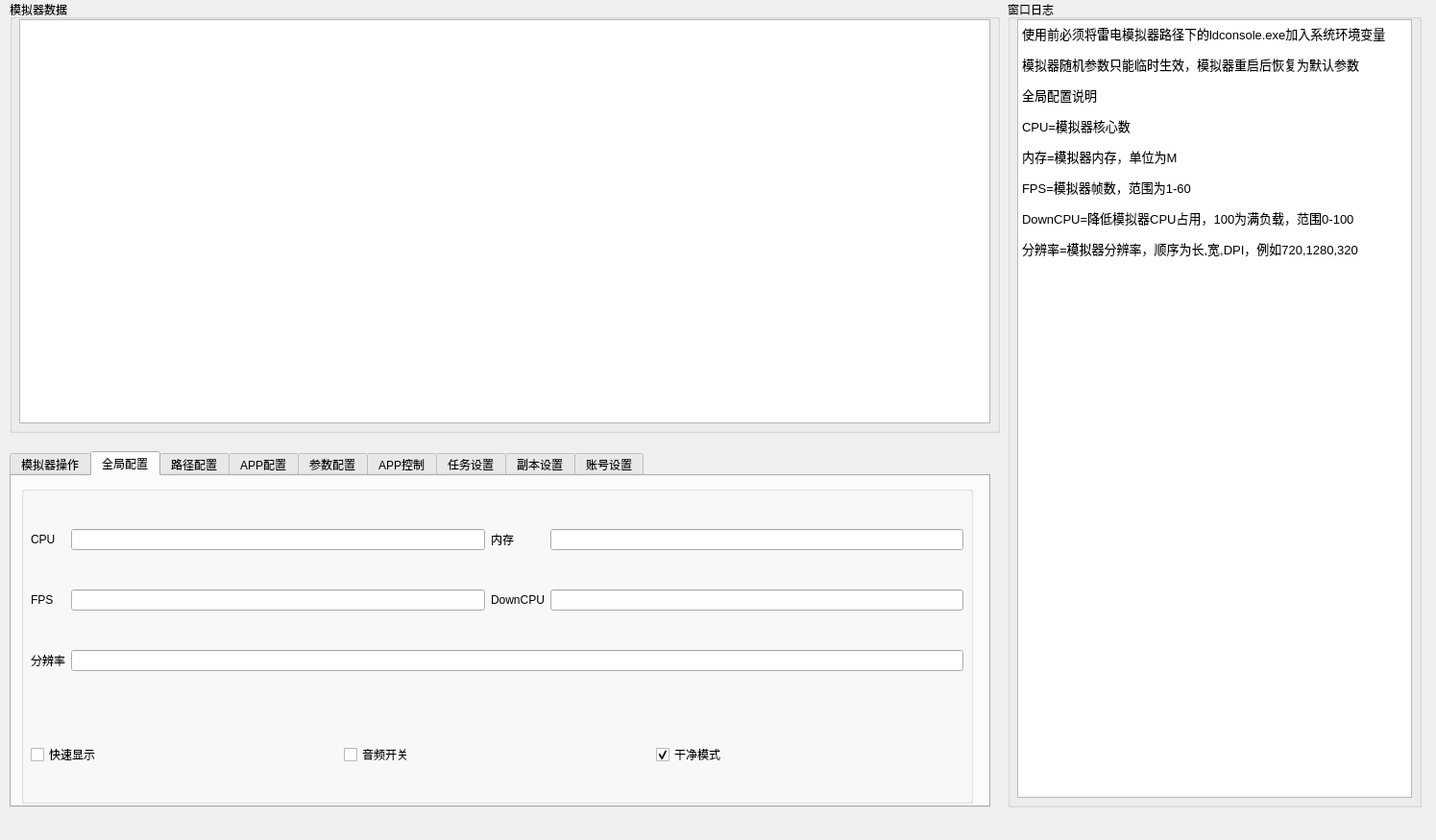
<?xml version="1.0" encoding="UTF-8"?>
<ui version="4.0">
 <class>Form</class>
 <widget class="QWidget" name="Form">
  <property name="enabled">
   <bool>true</bool>
  </property>
  <property name="geometry">
   <rect>
    <x>0</x>
    <y>0</y>
    <width>1495</width>
    <height>875</height>
   </rect>
  </property>
  <property name="sizePolicy">
   <sizepolicy hsizetype="MinimumExpanding" vsizetype="MinimumExpanding">
    <horstretch>200</horstretch>
    <verstretch>200</verstretch>
   </sizepolicy>
  </property>
  <property name="windowTitle">
   <string>模拟器中控-Coder</string>
  </property>
  <property name="toolTip">
   <string/>
  </property>
  <widget class="QTableWidget" name="tableWidget">
   <property name="geometry">
    <rect>
     <x>20</x>
     <y>20</y>
     <width>1011</width>
     <height>421</height>
    </rect>
   </property>
   <property name="sortingEnabled">
    <bool>false</bool>
   </property>
   <property name="wordWrap">
    <bool>false</bool>
   </property>
  </widget>
  <widget class="QTabWidget" name="tabWidget">
   <property name="enabled">
    <bool>true</bool>
   </property>
   <property name="geometry">
    <rect>
     <x>10</x>
     <y>470</y>
     <width>1021</width>
     <height>371</height>
    </rect>
   </property>
   <property name="currentIndex">
    <number>1</number>
   </property>
   <property name="usesScrollButtons">
    <bool>true</bool>
   </property>
   <widget class="QWidget" name="tab_emulatorSetting">
    <property name="sizePolicy">
     <sizepolicy hsizetype="Expanding" vsizetype="Expanding">
      <horstretch>0</horstretch>
      <verstretch>0</verstretch>
     </sizepolicy>
    </property>
    <attribute name="title">
     <string>模拟器操作</string>
    </attribute>
    <widget class="QWidget" name="gridLayoutWidget">
     <property name="geometry">
      <rect>
       <x>20</x>
       <y>20</y>
       <width>971</width>
       <height>311</height>
      </rect>
     </property>
     <layout class="QGridLayout" name="gridLayout">
      <item row="1" column="3">
       <widget class="QPushButton" name="pushButton_sendShell">
        <property name="text">
         <string>发送shell</string>
        </property>
       </widget>
      </item>
      <item row="0" column="0">
       <widget class="QPushButton" name="pushButton_startEmulator">
        <property name="text">
         <string>启动模拟器</string>
        </property>
        <property name="iconSize">
         <size>
          <width>14</width>
          <height>14</height>
         </size>
        </property>
       </widget>
      </item>
      <item row="1" column="2">
       <widget class="QPushButton" name="pushButton_reSetVmdk">
        <property name="text">
         <string>重置VMDK</string>
        </property>
       </widget>
      </item>
      <item row="0" column="4">
       <widget class="QPushButton" name="pushButton_seleteAll">
        <property name="text">
         <string>全部选择</string>
        </property>
       </widget>
      </item>
      <item row="0" column="2">
       <widget class="QPushButton" name="pushButton_stopEmulator">
        <property name="text">
         <string>关闭模拟器</string>
        </property>
       </widget>
      </item>
      <item row="0" column="1">
       <widget class="QPushButton" name="pushButton_rebootEmulator">
        <property name="text">
         <string>重启模拟器</string>
        </property>
       </widget>
      </item>
      <item row="1" column="5">
       <widget class="QPushButton" name="pushButton_executeGlobalSet">
        <property name="text">
         <string>注入全局配置</string>
        </property>
       </widget>
      </item>
      <item row="0" column="3">
       <widget class="QPushButton" name="pushButton_refreshEmulator">
        <property name="text">
         <string>刷新模拟器</string>
        </property>
       </widget>
      </item>
      <item row="0" column="5">
       <widget class="QPushButton" name="pushButton_deselectAll">
        <property name="text">
         <string>全部取消</string>
        </property>
       </widget>
      </item>
      <item row="1" column="4">
       <widget class="QPushButton" name="pushButton_saveDefaultCfg">
        <property name="text">
         <string>保存所有配置</string>
        </property>
       </widget>
      </item>
      <item row="1" column="0">
       <widget class="QPushButton" name="pushButton_sortWnd">
        <property name="text">
         <string>排列窗口</string>
        </property>
       </widget>
      </item>
      <item row="1" column="1">
       <widget class="QPushButton" name="pushButton_updateApp">
        <property name="text">
         <string>更新应用</string>
        </property>
       </widget>
      </item>
     </layout>
    </widget>
    <widget class="QGroupBox" name="groupBox_8">
     <property name="geometry">
      <rect>
       <x>10</x>
       <y>10</y>
       <width>991</width>
       <height>331</height>
      </rect>
     </property>
     <property name="title">
      <string/>
     </property>
    </widget>
    <zorder>groupBox_8</zorder>
    <zorder>gridLayoutWidget</zorder>
   </widget>
   <widget class="QWidget" name="tab">
    <attribute name="title">
     <string>全局配置</string>
    </attribute>
    <widget class="QWidget" name="layoutWidget_3">
     <property name="geometry">
      <rect>
       <x>20</x>
       <y>20</y>
       <width>971</width>
       <height>221</height>
      </rect>
     </property>
     <layout class="QGridLayout" name="gridLayout_6">
      <item row="0" column="0">
       <widget class="QLabel" name="label_CPU">
        <property name="text">
         <string>CPU</string>
        </property>
       </widget>
      </item>
      <item row="0" column="1">
       <widget class="QLineEdit" name="lineEdit_CPU">
        <property name="text">
         <string/>
        </property>
       </widget>
      </item>
      <item row="1" column="1">
       <widget class="QLineEdit" name="lineEdit_FPS">
        <property name="text">
         <string/>
        </property>
       </widget>
      </item>
      <item row="0" column="2">
       <widget class="QLabel" name="label_memory">
        <property name="text">
         <string>内存</string>
        </property>
       </widget>
      </item>
      <item row="0" column="3">
       <widget class="QLineEdit" name="lineEdit_memory">
        <property name="text">
         <string/>
        </property>
       </widget>
      </item>
      <item row="1" column="0">
       <widget class="QLabel" name="label_FPS">
        <property name="text">
         <string>FPS</string>
        </property>
       </widget>
      </item>
      <item row="2" column="0">
       <widget class="QLabel" name="label_resolution">
        <property name="text">
         <string>分辨率</string>
        </property>
       </widget>
      </item>
      <item row="1" column="3">
       <widget class="QLineEdit" name="lineEdit_DownCPU">
        <property name="text">
         <string/>
        </property>
       </widget>
      </item>
      <item row="1" column="2">
       <widget class="QLabel" name="label_DownCPU">
        <property name="text">
         <string>DownCPU</string>
        </property>
       </widget>
      </item>
      <item row="2" column="1" colspan="3">
       <widget class="QLineEdit" name="lineEdit_resolution">
        <property name="text">
         <string/>
        </property>
       </widget>
      </item>
     </layout>
    </widget>
    <widget class="QWidget" name="layoutWidget_2">
     <property name="geometry">
      <rect>
       <x>20</x>
       <y>250</y>
       <width>971</width>
       <height>81</height>
      </rect>
     </property>
     <layout class="QHBoxLayout" name="horizontalLayout">
      <item>
       <widget class="QCheckBox" name="checkBox_fastPlay">
        <property name="text">
         <string>快速显示</string>
        </property>
       </widget>
      </item>
      <item>
       <widget class="QCheckBox" name="checkBox_audio">
        <property name="text">
         <string>音频开关</string>
        </property>
       </widget>
      </item>
      <item>
       <widget class="QCheckBox" name="checkBox_cleanMode">
        <property name="text">
         <string>干净模式</string>
        </property>
        <property name="checked">
         <bool>true</bool>
        </property>
       </widget>
      </item>
     </layout>
    </widget>
    <widget class="QGroupBox" name="groupBox_6">
     <property name="geometry">
      <rect>
       <x>10</x>
       <y>10</y>
       <width>991</width>
       <height>331</height>
      </rect>
     </property>
     <property name="title">
      <string/>
     </property>
    </widget>
    <zorder>groupBox_6</zorder>
    <zorder>layoutWidget_3</zorder>
    <zorder>layoutWidget_2</zorder>
   </widget>
   <widget class="QWidget" name="tab_6">
    <attribute name="title">
     <string>路径配置</string>
    </attribute>
    <widget class="QGroupBox" name="groupBox_5">
     <property name="geometry">
      <rect>
       <x>10</x>
       <y>10</y>
       <width>991</width>
       <height>321</height>
      </rect>
     </property>
     <property name="title">
      <string/>
     </property>
     <widget class="QWidget" name="layoutWidget_4">
      <property name="geometry">
       <rect>
        <x>10</x>
        <y>10</y>
        <width>971</width>
        <height>322</height>
       </rect>
      </property>
      <layout class="QGridLayout" name="gridLayout_7">
       <item row="3" column="0">
        <widget class="QLabel" name="label_vmsPath_2">
         <property name="text">
          <string>VMS路径:</string>
         </property>
         <property name="alignment">
          <set>Qt::AlignCenter</set>
         </property>
        </widget>
       </item>
       <item row="0" column="0">
        <widget class="QLabel" name="label_appPath_3">
         <property name="text">
          <string>ldconsole.exe路径:</string>
         </property>
         <property name="alignment">
          <set>Qt::AlignCenter</set>
         </property>
        </widget>
       </item>
       <item row="2" column="2">
        <widget class="QPushButton" name="pushButton_loadVmdkPath">
         <property name="text">
          <string>加载</string>
         </property>
        </widget>
       </item>
       <item row="1" column="2">
        <widget class="QPushButton" name="pushButton_loadAppPath">
         <property name="enabled">
          <bool>true</bool>
         </property>
         <property name="sizePolicy">
          <sizepolicy hsizetype="Preferred" vsizetype="Preferred">
           <horstretch>0</horstretch>
           <verstretch>0</verstretch>
          </sizepolicy>
         </property>
         <property name="text">
          <string>加载</string>
         </property>
        </widget>
       </item>
       <item row="1" column="0">
        <widget class="QLabel" name="label_appPath_2">
         <property name="text">
          <string>更新包路径:</string>
         </property>
         <property name="alignment">
          <set>Qt::AlignCenter</set>
         </property>
        </widget>
       </item>
       <item row="3" column="2">
        <widget class="QPushButton" name="pushButton_loadVmsPath">
         <property name="text">
          <string>加载</string>
         </property>
        </widget>
       </item>
       <item row="2" column="1">
        <widget class="QLineEdit" name="lineEdit_vmdkPath">
         <property name="text">
          <string/>
         </property>
        </widget>
       </item>
       <item row="3" column="1">
        <widget class="QLineEdit" name="lineEdit_vmsPath">
         <property name="text">
          <string/>
         </property>
        </widget>
       </item>
       <item row="2" column="0">
        <widget class="QLabel" name="label_vmdkPath_2">
         <property name="text">
          <string>VMDK路径:</string>
         </property>
         <property name="alignment">
          <set>Qt::AlignCenter</set>
         </property>
        </widget>
       </item>
       <item row="1" column="1">
        <widget class="QLineEdit" name="lineEdit_appPath">
         <property name="text">
          <string/>
         </property>
        </widget>
       </item>
       <item row="0" column="1">
        <widget class="QLineEdit" name="ldconsole_appPath">
         <property name="text">
          <string/>
         </property>
        </widget>
       </item>
       <item row="0" column="2">
        <widget class="QPushButton" name="pushButton_loadLdconsolePath">
         <property name="enabled">
          <bool>true</bool>
         </property>
         <property name="sizePolicy">
          <sizepolicy hsizetype="Preferred" vsizetype="Preferred">
           <horstretch>0</horstretch>
           <verstretch>0</verstretch>
          </sizepolicy>
         </property>
         <property name="text">
          <string>加载</string>
         </property>
        </widget>
       </item>
      </layout>
     </widget>
    </widget>
   </widget>
   <widget class="QWidget" name="tab_4">
    <attribute name="title">
     <string>APP配置</string>
    </attribute>
    <widget class="QWidget" name="layoutWidget">
     <property name="geometry">
      <rect>
       <x>20</x>
       <y>20</y>
       <width>971</width>
       <height>311</height>
      </rect>
     </property>
     <layout class="QGridLayout" name="gridLayout_4">
      <item row="2" column="1">
       <widget class="QLineEdit" name="lineEdit_appPackageName">
        <property name="text">
         <string/>
        </property>
       </widget>
      </item>
      <item row="2" column="0">
       <widget class="QLabel" name="label_appPackageName">
        <property name="layoutDirection">
         <enum>Qt::LeftToRight</enum>
        </property>
        <property name="text">
         <string>APP包名</string>
        </property>
        <property name="alignment">
         <set>Qt::AlignCenter</set>
        </property>
       </widget>
      </item>
      <item row="0" column="0">
       <widget class="QCheckBox" name="checkBox_powerBootApp">
        <property name="text">
         <string>开机自启APP包名</string>
        </property>
        <property name="checked">
         <bool>true</bool>
        </property>
       </widget>
      </item>
      <item row="0" column="1">
       <widget class="QLineEdit" name="lineEdit_powerBootAppName">
        <property name="sizePolicy">
         <sizepolicy hsizetype="Minimum" vsizetype="Minimum">
          <horstretch>0</horstretch>
          <verstretch>0</verstretch>
         </sizepolicy>
        </property>
        <property name="text">
         <string/>
        </property>
       </widget>
      </item>
      <item row="3" column="1">
       <widget class="QLineEdit" name="lineEdit_shellCommand"/>
      </item>
      <item row="1" column="0">
       <widget class="QLabel" name="label_scriptPackageName">
        <property name="text">
         <string>脚本包名</string>
        </property>
        <property name="alignment">
         <set>Qt::AlignCenter</set>
        </property>
       </widget>
      </item>
      <item row="3" column="0">
       <widget class="QLabel" name="label">
        <property name="text">
         <string>自定义Shell命令行</string>
        </property>
        <property name="alignment">
         <set>Qt::AlignCenter</set>
        </property>
       </widget>
      </item>
      <item row="1" column="1">
       <widget class="QLineEdit" name="lineEdit_scriptPackageName">
        <property name="text">
         <string/>
        </property>
       </widget>
      </item>
     </layout>
    </widget>
    <widget class="QGroupBox" name="groupBox_4">
     <property name="geometry">
      <rect>
       <x>10</x>
       <y>10</y>
       <width>991</width>
       <height>331</height>
      </rect>
     </property>
     <property name="title">
      <string/>
     </property>
    </widget>
    <zorder>groupBox_4</zorder>
    <zorder>layoutWidget</zorder>
   </widget>
   <widget class="QWidget" name="tab_3">
    <attribute name="title">
     <string>参数配置</string>
    </attribute>
    <widget class="QGroupBox" name="groupBox_2">
     <property name="geometry">
      <rect>
       <x>10</x>
       <y>10</y>
       <width>991</width>
       <height>321</height>
      </rect>
     </property>
     <property name="sizePolicy">
      <sizepolicy hsizetype="Expanding" vsizetype="Expanding">
       <horstretch>0</horstretch>
       <verstretch>0</verstretch>
      </sizepolicy>
     </property>
     <property name="title">
      <string/>
     </property>
     <layout class="QGridLayout" name="gridLayout_2">
      <item row="1" column="2">
       <widget class="QLabel" name="label_androidID">
        <property name="text">
         <string>安卓ID:</string>
        </property>
       </widget>
      </item>
      <item row="1" column="3">
       <widget class="QLineEdit" name="lineEdit_androidID"/>
      </item>
      <item row="0" column="0">
       <widget class="QLabel" name="label_IEMI">
        <property name="text">
         <string>IMEI:</string>
        </property>
       </widget>
      </item>
      <item row="1" column="0">
       <widget class="QLabel" name="label_SIM">
        <property name="text">
         <string>SIM序号:</string>
        </property>
       </widget>
      </item>
      <item row="0" column="3">
       <widget class="QLineEdit" name="lineEdit_IMSI"/>
      </item>
      <item row="1" column="1">
       <widget class="QLineEdit" name="lineEdit_SIM"/>
      </item>
      <item row="0" column="2">
       <widget class="QLabel" name="label_IMSI">
        <property name="text">
         <string>IMSI:</string>
        </property>
       </widget>
      </item>
      <item row="0" column="1">
       <widget class="QLineEdit" name="lineEdit_IMEI"/>
      </item>
      <item row="2" column="0" colspan="2">
       <widget class="QPushButton" name="pushButton_randomCfg">
        <property name="text">
         <string>随机参数</string>
        </property>
       </widget>
      </item>
      <item row="2" column="3">
       <widget class="QPushButton" name="pushButton_saveCfg">
        <property name="text">
         <string>保存参数</string>
        </property>
       </widget>
      </item>
     </layout>
    </widget>
   </widget>
   <widget class="QWidget" name="tab_5">
    <attribute name="title">
     <string>APP控制</string>
    </attribute>
    <widget class="QGroupBox" name="groupBox_3">
     <property name="geometry">
      <rect>
       <x>10</x>
       <y>10</y>
       <width>991</width>
       <height>321</height>
      </rect>
     </property>
     <property name="title">
      <string/>
     </property>
     <widget class="QWidget" name="layoutWidget">
      <property name="geometry">
       <rect>
        <x>10</x>
        <y>10</y>
        <width>971</width>
        <height>301</height>
       </rect>
      </property>
      <layout class="QGridLayout" name="gridLayout_5">
       <item row="0" column="0">
        <widget class="QPushButton" name="pushButton_startApp">
         <property name="text">
          <string>启动APP</string>
         </property>
        </widget>
       </item>
       <item row="0" column="1">
        <widget class="QPushButton" name="pushButton_startScript">
         <property name="text">
          <string>启动脚本</string>
         </property>
        </widget>
       </item>
       <item row="0" column="2">
        <widget class="QPushButton" name="pushButton_suspendScript">
         <property name="text">
          <string>运行脚本</string>
         </property>
        </widget>
       </item>
       <item row="1" column="0">
        <widget class="QPushButton" name="pushButton_stopApp">
         <property name="text">
          <string>终止APP</string>
         </property>
        </widget>
       </item>
       <item row="1" column="1">
        <widget class="QPushButton" name="pushButton_stopScript">
         <property name="text">
          <string>终止脚本</string>
         </property>
        </widget>
       </item>
       <item row="1" column="2">
        <widget class="QPushButton" name="pushButton_recoveryScript">
         <property name="text">
          <string>暂停脚本</string>
         </property>
        </widget>
       </item>
      </layout>
     </widget>
    </widget>
   </widget>
   <widget class="QWidget" name="tab_tasksetting">
    <property name="sizePolicy">
     <sizepolicy hsizetype="Expanding" vsizetype="Expanding">
      <horstretch>0</horstretch>
      <verstretch>0</verstretch>
     </sizepolicy>
    </property>
    <attribute name="title">
     <string>任务设置</string>
    </attribute>
    <widget class="QListWidget" name="listWidget_candidate">
     <property name="geometry">
      <rect>
       <x>20</x>
       <y>20</y>
       <width>341</width>
       <height>311</height>
      </rect>
     </property>
    </widget>
    <widget class="QListWidget" name="listWidget_selected">
     <property name="geometry">
      <rect>
       <x>590</x>
       <y>20</y>
       <width>351</width>
       <height>311</height>
      </rect>
     </property>
    </widget>
    <widget class="QWidget" name="layoutWidget">
     <property name="geometry">
      <rect>
       <x>370</x>
       <y>20</y>
       <width>201</width>
       <height>311</height>
      </rect>
     </property>
     <layout class="QVBoxLayout" name="verticalLayout_2">
      <item>
       <widget class="QPushButton" name="pushButton_addAllTask">
        <property name="text">
         <string>-&gt;&gt;</string>
        </property>
       </widget>
      </item>
      <item>
       <widget class="QPushButton" name="pushButton_removeAllTask">
        <property name="text">
         <string>&lt;&lt;-</string>
        </property>
       </widget>
      </item>
     </layout>
    </widget>
    <widget class="QGroupBox" name="groupBox_11">
     <property name="geometry">
      <rect>
       <x>10</x>
       <y>10</y>
       <width>991</width>
       <height>331</height>
      </rect>
     </property>
     <property name="title">
      <string/>
     </property>
    </widget>
    <zorder>groupBox_11</zorder>
    <zorder>listWidget_candidate</zorder>
    <zorder>listWidget_selected</zorder>
    <zorder>layoutWidget</zorder>
   </widget>
   <widget class="QWidget" name="tab_instanceSetting">
    <property name="sizePolicy">
     <sizepolicy hsizetype="Expanding" vsizetype="Expanding">
      <horstretch>0</horstretch>
      <verstretch>0</verstretch>
     </sizepolicy>
    </property>
    <attribute name="title">
     <string>副本设置</string>
    </attribute>
    <widget class="QGroupBox" name="groupBox_9">
     <property name="geometry">
      <rect>
       <x>10</x>
       <y>10</y>
       <width>991</width>
       <height>331</height>
      </rect>
     </property>
     <property name="title">
      <string/>
     </property>
    </widget>
   </widget>
   <widget class="QWidget" name="tab_accountSetting">
    <property name="sizePolicy">
     <sizepolicy hsizetype="Expanding" vsizetype="Expanding">
      <horstretch>0</horstretch>
      <verstretch>0</verstretch>
     </sizepolicy>
    </property>
    <attribute name="title">
     <string>账号设置</string>
    </attribute>
    <widget class="QGroupBox" name="groupBox_10">
     <property name="geometry">
      <rect>
       <x>10</x>
       <y>10</y>
       <width>991</width>
       <height>331</height>
      </rect>
     </property>
     <property name="title">
      <string/>
     </property>
    </widget>
   </widget>
  </widget>
  <widget class="QGroupBox" name="groupBox">
   <property name="geometry">
    <rect>
     <x>1049</x>
     <y>0</y>
     <width>431</width>
     <height>841</height>
    </rect>
   </property>
   <property name="title">
    <string>窗口日志</string>
   </property>
   <widget class="QTextBrowser" name="textBrowser_log">
    <property name="geometry">
     <rect>
      <x>10</x>
      <y>20</y>
      <width>411</width>
      <height>811</height>
     </rect>
    </property>
    <property name="sizePolicy">
     <sizepolicy hsizetype="Preferred" vsizetype="Preferred">
      <horstretch>0</horstretch>
      <verstretch>0</verstretch>
     </sizepolicy>
    </property>
    <property name="html">
     <string>&lt;!DOCTYPE HTML PUBLIC &quot;-//W3C//DTD HTML 4.0//EN&quot; &quot;http://www.w3.org/TR/REC-html40/strict.dtd&quot;&gt;
&lt;html&gt;&lt;head&gt;&lt;meta name=&quot;qrichtext&quot; content=&quot;1&quot; /&gt;&lt;style type=&quot;text/css&quot;&gt;
p, li { white-space: pre-wrap; }
&lt;/style&gt;&lt;/head&gt;&lt;body style=&quot; font-family:'SimSun'; font-size:9pt; font-weight:400; font-style:normal;&quot;&gt;
&lt;p style=&quot; margin-top:12px; margin-bottom:12px; margin-left:0px; margin-right:0px; -qt-block-indent:0; text-indent:0px; background-color:#ffffff;&quot;&gt;&lt;span style=&quot; font-family:'宋体,monospace'; font-size:10pt; color:#000000;&quot;&gt;使用前必须将雷电模拟器路径下的&lt;/span&gt;&lt;span style=&quot; font-family:'Courier New,monospace'; font-size:10pt; color:#000000;&quot;&gt;ldconsole.exe&lt;/span&gt;&lt;span style=&quot; font-family:'宋体,monospace'; font-size:10pt; color:#000000;&quot;&gt;加入系统环境变量&lt;/span&gt;&lt;/p&gt;
&lt;p style=&quot; margin-top:12px; margin-bottom:12px; margin-left:0px; margin-right:0px; -qt-block-indent:0; text-indent:0px; background-color:#ffffff;&quot;&gt;&lt;span style=&quot; font-family:'宋体,monospace'; font-size:10pt; color:#000000;&quot;&gt;模拟器随机参数只能临时生效，模拟器重启后恢复为默认参数&lt;/span&gt;&lt;/p&gt;
&lt;p style=&quot; margin-top:12px; margin-bottom:12px; margin-left:0px; margin-right:0px; -qt-block-indent:0; text-indent:0px; background-color:#ffffff;&quot;&gt;&lt;span style=&quot; font-family:'宋体,monospace'; font-size:10pt; color:#000000;&quot;&gt;全局配置说明&lt;/span&gt;&lt;/p&gt;
&lt;p style=&quot; margin-top:12px; margin-bottom:12px; margin-left:0px; margin-right:0px; -qt-block-indent:0; text-indent:0px; background-color:#ffffff;&quot;&gt;&lt;span style=&quot; font-family:'宋体,monospace'; font-size:10pt; color:#000000;&quot;&gt;CPU=模拟器核心数&lt;/span&gt;&lt;/p&gt;
&lt;p style=&quot; margin-top:12px; margin-bottom:12px; margin-left:0px; margin-right:0px; -qt-block-indent:0; text-indent:0px; background-color:#ffffff;&quot;&gt;&lt;span style=&quot; font-family:'宋体,monospace'; font-size:10pt; color:#000000;&quot;&gt;内存=模拟器内存，单位为M&lt;/span&gt;&lt;/p&gt;
&lt;p style=&quot; margin-top:12px; margin-bottom:12px; margin-left:0px; margin-right:0px; -qt-block-indent:0; text-indent:0px; background-color:#ffffff;&quot;&gt;&lt;span style=&quot; font-family:'宋体,monospace'; font-size:10pt; color:#000000;&quot;&gt;FPS=模拟器帧数，范围为1-60&lt;/span&gt;&lt;/p&gt;
&lt;p style=&quot; margin-top:12px; margin-bottom:12px; margin-left:0px; margin-right:0px; -qt-block-indent:0; text-indent:0px; background-color:#ffffff;&quot;&gt;&lt;span style=&quot; font-family:'宋体,monospace'; font-size:10pt; color:#000000;&quot;&gt;DownCPU=降低模拟器CPU占用，100为满负载，范围0-100&lt;/span&gt;&lt;/p&gt;
&lt;p style=&quot; margin-top:12px; margin-bottom:12px; margin-left:0px; margin-right:0px; -qt-block-indent:0; text-indent:0px; background-color:#ffffff;&quot;&gt;&lt;span style=&quot; font-family:'宋体,monospace'; font-size:10pt; color:#000000;&quot;&gt;分辨率=模拟器分辨率，顺序为长,宽,DPI，例如720,1280,320&lt;/span&gt;&lt;/p&gt;&lt;/body&gt;&lt;/html&gt;</string>
    </property>
   </widget>
  </widget>
  <widget class="QGroupBox" name="groupBox_7">
   <property name="geometry">
    <rect>
     <x>10</x>
     <y>0</y>
     <width>1031</width>
     <height>451</height>
    </rect>
   </property>
   <property name="title">
    <string>模拟器数据</string>
   </property>
  </widget>
  <zorder>groupBox_7</zorder>
  <zorder>tableWidget</zorder>
  <zorder>groupBox</zorder>
  <zorder>tabWidget</zorder>
 </widget>
 <resources/>
 <connections/>
</ui>
